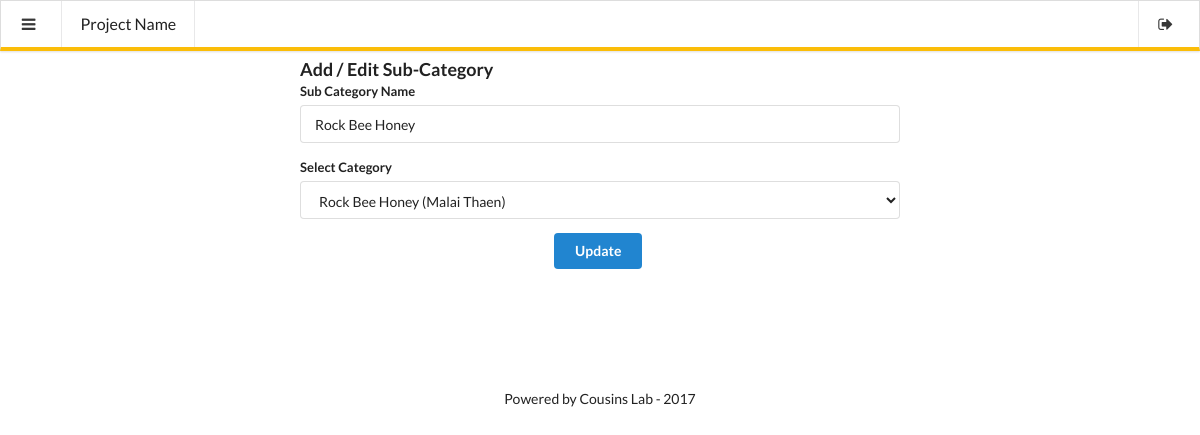
The app's page /admin/addsubcategory.php?subcat=1 (signed in) with its own data.
### tables this page shows
CREATE TABLE IF NOT EXISTS `subcategory` (
  `id` int(11) NOT NULL AUTO_INCREMENT,
  `categoryid` int(11) NOT NULL,
  `subcategory` varchar(255) NOT NULL,
  `isAvailable` int(11) NOT NULL DEFAULT '1',
  `creationDate` timestamp NOT NULL DEFAULT CURRENT_TIMESTAMP,
  `updationDate` varchar(255) NOT NULL,
  PRIMARY KEY (`id`)
);

CREATE TABLE IF NOT EXISTS `category` (
  `id` int(11) NOT NULL AUTO_INCREMENT,
  `categoryName` varchar(255) NOT NULL,
  `categoryDescription` longtext NOT NULL,
  `creationDate` timestamp NOT NULL DEFAULT CURRENT_TIMESTAMP,
  `updationDate` varchar(255) NOT NULL,
  `isAvailable` int(11) NOT NULL DEFAULT '1',
  `categoryImage` longtext NOT NULL,
  PRIMARY KEY (`id`)
);

### admin/addsubcategory.php (the view, shortened to what this page needs)
<?php
include('../includes/config.php');
?>
<!DOCTYPE html>
<html lang="en">
<head>
	<link rel="stylesheet" href="../assets/semantic-ui/dist/semantic.css">
	<link rel="stylesheet" href="../assets/css/main.css">
	<link rel="stylesheet" type="text/css" href="../assets/css/owl.carousel.css">
</head>
<body>
	<?php include('includes/menu-bar.php');?>
	<div class="pusher">
		<div class="ui stackable page grid">
			<div class="row">
				<div class="four wide column">
				</div>
				<div class="eight wide column">
					<label class="ui header">Add / Edit Sub-Category</label>
					<form class="ui form" method="post">
						<?php
							if(strlen($_GET['subcat'])>0)
							{
								$catid=intval($_GET['subcat']);
								$sql = "SELECT subcategory.id as id, category.categoryName as categoryName, subcategory.categoryid as categoryId, subcategory.subcategory as subCategoryName from subcategory join category on category.id=subcategory.categoryid where subcategory.id= $catid";
								$query = mysqli_query($connection,$sql);
								while($row=mysqli_fetch_array($query)){
						?>
							<div class="ui field">
								<label>Sub Category Name</label>
								<input type="text" name="subCategoryName" value="<?php echo $row['subCategoryName']; ?>" required>
							</div>
							<div class="ui field">
								<label>Select Category</label>
								<select name="categoryId" required>
									<?php
										$sql = "SELECT * from category";
										$catquery = mysqli_query($connection,$sql);
										while($cat=mysqli_fetch_array($catquery)){
									?>
										<option value="<?php echo $cat['id']; ?>" <?php if($row['categoryId']==$cat['id']) {echo "selected";} ?> ><?php echo $cat['categoryName']; ?></option>
									<?php } ?>
								</select>
							</div>
							<div class="ui field" align="center">
								<button type="submit" name="update" class="ui primary button">Update</button>
							</div>
						<?php
								}
							}
						?>
					</form>
				</div>
			</div>
			<div class="row footer" align="center" style="padding: 10% !important;">
				<div class="column">
					Powered by Cousins Lab - 2017
				</div>
			</div>
		</div>
	</div>
</body>
</html>

### assets/css/main.css (style rules this page uses)
.ui.grid { padding: 0px !important; }
.ui.grid > .row { padding: 0px !important; }
.ui.grid > .row > .column { padding: 0px; }
.pusher { padding-top: 6% !important; }

### records on screen
subcategory: subCategoryName "Rock Bee Honey", categoryId "Rock Bee Honey (Malai Thaen)"
